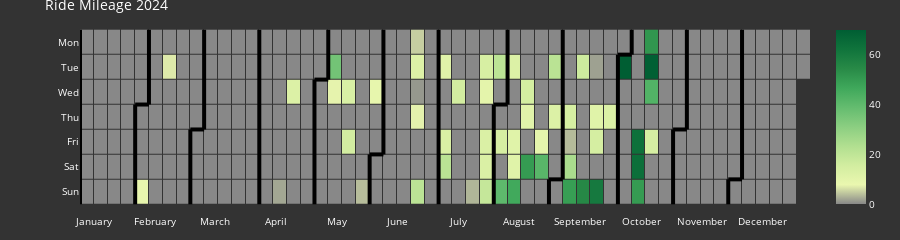

Notebook cell for this chart:
### Code cell
colorscale = list(sns.color_palette('YlGn',n_colors=10).as_hex())
colorscale = [(x,c) for x,c in zip(np.linspace(0.0,1.0,10), colorscale)]
colorscale[0] = (0.00, "#888888")

fig = calplot(df_activity_2024, x='ride_date', y='total_distance_mi', colorscale=colorscale, 
              dark_theme=True, gap=1, month_lines_width=4, month_lines_color='#000000',
            showscale=True, total_height=225, title='Ride Mileage 2024', cmap_max=70)
fig.show()

### Figure 1 — Plotly figure (JSON) as saved in the notebook; plotly's stock layout.template omitted (floating-point values rounded to 4 significant figures; data arrays with more than 128 entries replaced by an {"elided": "..."} marker saying what was removed)
{"data": [{"colorscale": [[0, "#888888"], [0.1111, "#eaf7af"], [0.2222, "#d2eda0"], [0.3333, "#b1df90"], [0.4444, "#8bce81"], [0.5556, "#64bc6f"], [0.6667, "#3fa85b"], [0.7778, "#288a47"], [0.8889, "#10743c"], [1, "#005e33"]], "customdata": {"elided": "366x2 str values"}, "hovertemplate": "%{customdata[0]} <br>Week=%{x} <br>%{customdata[1]}=%{z}", "name": "2024", "showscale": true, "type": "heatmap", "x": {"elided": "366 int values"}, "xaxis": "x", "xgap": 1, "y": {"elided": "366 int values"}, "yaxis": "y", "ygap": 1, "z": {"elided": "366 float values"}, "zmax": 70, "zmin": 0}, {"hoverinfo": "skip", "line": {"color": "#000000", "width": 4}, "mode": "lines", "type": "scatter", "x": [0.5, 0.5], "xaxis": "x", "y": [-0.5, 6.5], "yaxis": "y"}, {"hoverinfo": "skip", "line": {"color": "#000000", "width": 4}, "mode": "lines", "type": "scatter", "x": [4.5, 4.5], "xaxis": "x", "y": [2.5, 6.5], "yaxis": "y"}, {"hoverinfo": "skip", "line": {"color": "#000000", "width": 4}, "mode": "lines", "type": "scatter", "x": [4.5, 5.5], "xaxis": "x", "y": [2.5, 2.5], "yaxis": "y"}, {"hoverinfo": "skip", "line": {"color": "#000000", "width": 4}, "mode": "lines", "type": "scatter", "x": [5.5, 5.5], "xaxis": "x", "y": [2.5, -0.5], "yaxis": "y"}, {"hoverinfo": "skip", "line": {"color": "#000000", "width": 4}, "mode": "lines", "type": "scatter", "x": [8.5, 8.5], "xaxis": "x", "y": [3.5, 6.5], "yaxis": "y"}, {"hoverinfo": "skip", "line": {"color": "#000000", "width": 4}, "mode": "lines", "type": "scatter", "x": [8.5, 9.5], "xaxis": "x", "y": [3.5, 3.5], "yaxis": "y"}, {"hoverinfo": "skip", "line": {"color": "#000000", "width": 4}, "mode": "lines", "type": "scatter", "x": [9.5, 9.5], "xaxis": "x", "y": [3.5, -0.5], "yaxis": "y"}, {"hoverinfo": "skip", "line": {"color": "#000000", "width": 4}, "mode": "lines", "type": "scatter", "x": [13.5, 13.5], "xaxis": "x", "y": [-0.5, 6.5], "yaxis": "y"}, {"hoverinfo": "skip", "line": {"color": "#000000", "width": 4}, "mode": "lines", "type": "scatter", "x": [17.5, 17.5], "xaxis": "x", "y": [1.5, 6.5], "yaxis": "y"}, {"hoverinfo": "skip", "line": {"color": "#000000", "width": 4}, "mode": "lines", "type": "scatter", "x": [17.5, 18.5], "xaxis": "x", "y": [1.5, 1.5], "yaxis": "y"}, {"hoverinfo": "skip", "line": {"color": "#000000", "width": 4}, "mode": "lines", "type": "scatter", "x": [18.5, 18.5], "xaxis": "x", "y": [1.5, -0.5], "yaxis": "y"}, {"hoverinfo": "skip", "line": {"color": "#000000", "width": 4}, "mode": "lines", "type": "scatter", "x": [21.5, 21.5], "xaxis": "x", "y": [4.5, 6.5], "yaxis": "y"}, {"hoverinfo": "skip", "line": {"color": "#000000", "width": 4}, "mode": "lines", "type": "scatter", "x": [21.5, 22.5], "xaxis": "x", "y": [4.5, 4.5], "yaxis": "y"}, {"hoverinfo": "skip", "line": {"color": "#000000", "width": 4}, "mode": "lines", "type": "scatter", "x": [22.5, 22.5], "xaxis": "x", "y": [4.5, -0.5], "yaxis": "y"}, {"hoverinfo": "skip", "line": {"color": "#000000", "width": 4}, "mode": "lines", "type": "scatter", "x": [26.5, 26.5], "xaxis": "x", "y": [-0.5, 6.5], "yaxis": "y"}, {"hoverinfo": "skip", "line": {"color": "#000000", "width": 4}, "mode": "lines", "type": "scatter", "x": [30.5, 30.5], "xaxis": "x", "y": [2.5, 6.5], "yaxis": "y"}, {"hoverinfo": "skip", "line": {"color": "#000000", "width": 4}, "mode": "lines", "type": "scatter", "x": [30.5, 31.5], "xaxis": "x", "y": [2.5, 2.5], "yaxis": "y"}, {"hoverinfo": "skip", "line": {"color": "#000000", "width": 4}, "mode": "lines", "type": "scatter", "x": [31.5, 31.5], "xaxis": "x", "y": [2.5, -0.5], "yaxis": "y"}, {"hoverinfo": "skip", "line": {"color": "#000000", "width": 4}, "mode": "lines", "type": "scatter", "x": [34.5, 34.5], "xaxis": "x", "y": [5.5, 6.5], "yaxis": "y"}, {"hoverinfo": "skip", "line": {"color": "#000000", "width": 4}, "mode": "lines", "type": "scatter", "x": [34.5, 35.5], "xaxis": "x", "y": [5.5, 5.5], "yaxis": "y"}, {"hoverinfo": "skip", "line": {"color": "#000000", "width": 4}, "mode": "lines", "type": "scatter", "x": [35.5, 35.5], "xaxis": "x", "y": [5.5, -0.5], "yaxis": "y"}, {"hoverinfo": "skip", "line": {"color": "#000000", "width": 4}, "mode": "lines", "type": "scatter", "x": [39.5, 39.5], "xaxis": "x", "y": [0.5, 6.5], "yaxis": "y"}, {"hoverinfo": "skip", "line": {"color": "#000000", "width": 4}, "mode": "lines", "type": "scatter", "x": [39.5, 40.5], "xaxis": "x", "y": [0.5, 0.5], "yaxis": "y"}, {"hoverinfo": "skip", "line": {"color": "#000000", "width": 4}, "mode": "lines", "type": "scatter", "x": [40.5, 40.5], "xaxis": "x", "y": [0.5, -0.5], "yaxis": "y"}, {"hoverinfo": "skip", "line": {"color": "#000000", "width": 4}, "mode": "lines", "type": "scatter", "x": [43.5, 43.5], "xaxis": "x", "y": [3.5, 6.5], "yaxis": "y"}, {"hoverinfo": "skip", "line": {"color": "#000000", "width": 4}, "mode": "lines", "type": "scatter", "x": [43.5, 44.5], "xaxis": "x", "y": [3.5, 3.5], "yaxis": "y"}, {"hoverinfo": "skip", "line": {"color": "#000000", "width": 4}, "mode": "lines", "type": "scatter", "x": [44.5, 44.5], "xaxis": "x", "y": [3.5, -0.5], "yaxis": "y"}, {"hoverinfo": "skip", "line": {"color": "#000000", "width": 4}, "mode": "lines", "type": "scatter", "x": [47.5, 47.5], "xaxis": "x", "y": [5.5, 6.5], "yaxis": "y"}, {"hoverinfo": "skip", "line": {"color": "#000000", "width": 4}, "mode": "lines", "type": "scatter", "x": [47.5, 48.5], "xaxis": "x", "y": [5.5, 5.5], "yaxis": "y"}, {"hoverinfo": "skip", "line": {"color": "#000000", "width": 4}, "mode": "lines", "type": "scatter", "x": [48.5, 48.5], "xaxis": "x", "y": [5.5, -0.5], "yaxis": "y"}], "layout": {"font": {"color": "#fff", "size": 10}, "height": 225, "margin": {"b": 20, "t": 20}, "paper_bgcolor": "#333", "plot_bgcolor": "#333", "showlegend": false, "title": {"text": "Ride Mileage 2024"}, "xaxis": {"anchor": "y", "domain": [0, 1], "showgrid": false, "showline": false, "tickmode": "array", "ticktext": ["January", "February", "March", "April", "May", "June", "July", "August", "September", "October", "November", "December"], "tickvals": [1.5, 5.909, 10.32, 14.73, 19.14, 23.55, 27.95, 32.36, 36.77, 41.18, 45.59, 50], "zeroline": false}, "yaxis": {"anchor": "x", "autorange": "reversed", "domain": [0, 1], "showgrid": false, "showline": false, "tickmode": "array", "ticktext": ["Mon", "Tue", "Wed", "Thu", "Fri", "Sat", "Sun"], "tickvals": [0, 1, 2, 3, 4, 5, 6], "zeroline": false}}}
